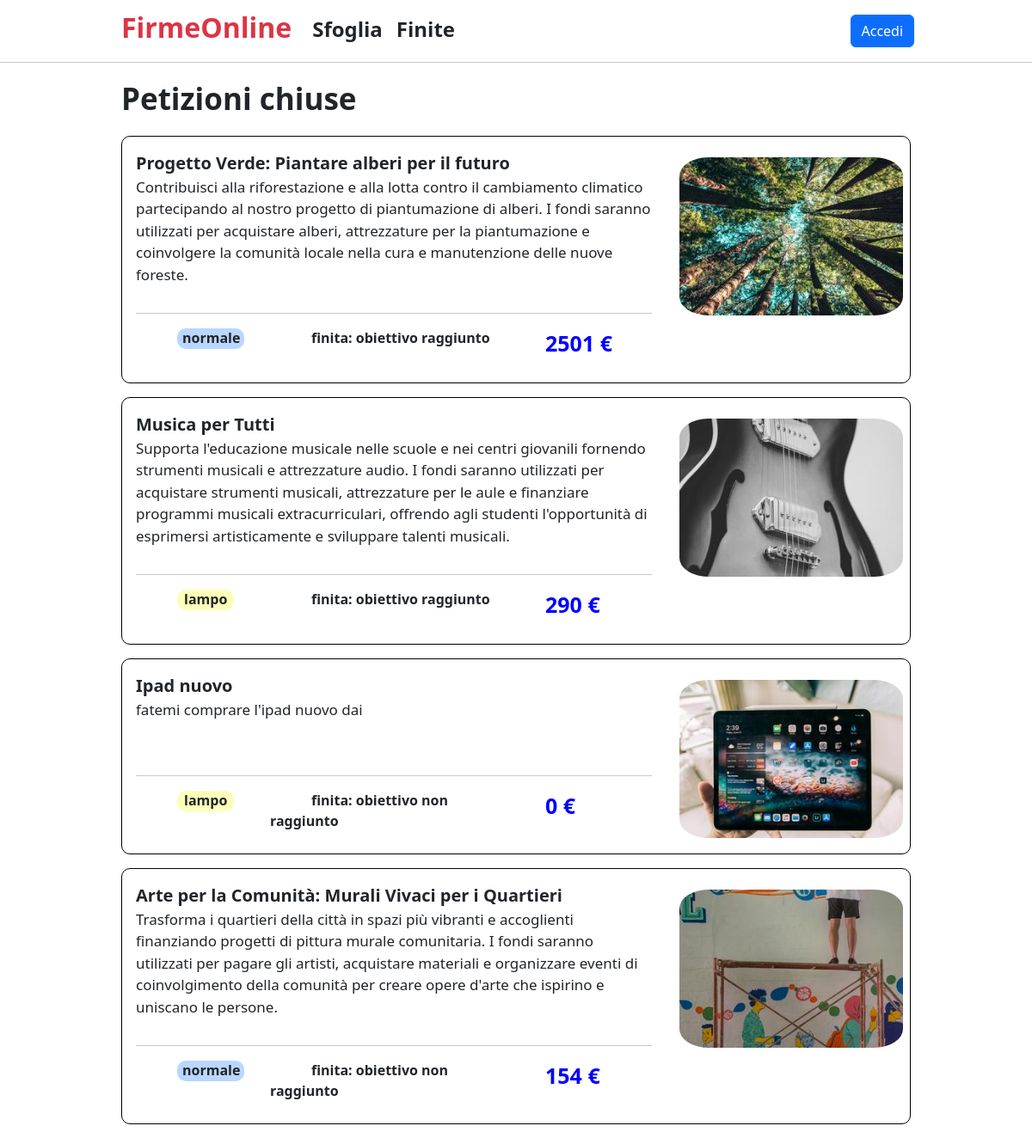
Screenshot of /finite with the database file from the repository.
### tables this page shows
CREATE TABLE "raccolte" (
	"titolo"	TEXT NOT NULL,
	"descrizione"	TEXT NOT NULL,
	"goal"	NUMERIC NOT NULL,
	"minen"	NUMERIC NOT NULL,
	"maxen"	NUMERIC NOT NULL,
	"tiporac"	TEXT NOT NULL,
	"image"	TEXT,
	"datafine"	TEXT,
	"raccid"	INTEGER,
	"timer"	TEXT NOT NULL,
	"idutente"	INTEGER,
	"soldrac"	INTEGER,
	"datacrz"	TEXT,
	PRIMARY KEY("raccid" AUTOINCREMENT)
);

### app.py (the view)
@app.route('/finite')
def finite():
    posts_db = posts_dao.get_posts(1)
    return render_template('finite.html', posts=posts_db)

### posts_dao.py (called while the page is built)
def get_posts(mod):
    conn = sqlite3.connect('db/racfirme.db')
    conn.row_factory = sqlite3.Row
    cursor = conn.cursor()
    if mod == 1:
        sql = 'SELECT * FROM raccolte WHERE timer == "0" ORDER BY (goal-soldrac)'
    elif mod == 0:
        sql = 'SELECT * FROM raccolte WHERE timer != "0" ORDER BY datafine'
    cursor.execute(sql)
    posts = cursor.fetchall()
    cursor.close()
    conn.close()
    return posts

### templates/finite.html (shortened to what this page needs)
{% extends "base.html" %}
{%block content%}
<div class="row mt-2">
    <div class="col"></div>
    <div class="col-9 p-0"><p class="title">Petizioni chiuse</p></div>
    <div class="col"></div>
</div>
<main class="mb-3">
    {% for post in posts %}
    <div class="row mb-3">
        <div class="col"></div>
        <div class="col-9 border border-black ps-3 pt-3" id="post">
            <div class="row">
                <div class="col bodypage d-flex flex-column justify-content-between">
                    <a href="{{ url_for('single_post', id=post.raccid ) }}" class="linkpost">
                        <p class="mb-0 posttitle">{{ post.titolo }}</p>
                        <p class="postdescr">{{ post.descrizione }}</p>
                        <div class="mt-auto mb-3">
                            <hr>
                            <div class="row">
                                {% if post.tiporac == 'lampo' %}
                                <div class="col"><p class="lampo footerpage ms-5">{{ post.tiporac }}</p></div>
                                {% else %}
                                <div class="col"><p class="norm footerpage ms-5">{{ post.tiporac }}</p></div>
                                {% endif %}
                                <div class="col-6">
					                {% if post.soldrac > post.goal %}
     					            <p class="footerpage ms-5">finita: obiettivo raggiunto</p>
                        		    {% else %}
                        		    <p class="footerpage ms-5">finita: obiettivo non raggiunto</p>
                                    {% endif %}
				                </div>
                                <div class="col-3"><p class="footerpage budgetpage ms-2">{{ post.soldrac }} €</p></div>
                            </div>
                        </div>
                    </a>
                </div>
                <div class="col-4 imagecontainer">
                    <a href="{{ url_for('single_post', id=post.raccid ) }}" class="linkpost imagepart" >
                        {% if post.image %}
                            <img class="w-100 h-100 p-2 imagepost" src="{{ url_for('static', filename=post.image) }}" alt="Questa è l'immagine del post">
                        {% endif %}
                    </a>
                </div>
            </div>
        </div>
        <div class="col"></div>
    </div>
    {% endfor %}
</main>
{%endblock%}

### static/style.css (style rules this page uses)
#post { max-width: 80%; padding-bottom: 10px; padding-top: 10px; border-radius: 10px; padding-left: 10px; padding-right: 0px; }
.norm { background-color: rgba(0, 110, 255, 0.274); border-radius: 10px; padding-left: 6px; padding-right: 5px; padding-bottom: 2px; }
.lampo { background-color: rgba(238, 255, 0, 0.274); border-radius: 10px; padding-left: 8px; padding-right: 8px; padding-bottom: 2px; }
.title { font-size: 35px; font-weight: bold; }
.bodypage { text-align: left; }
.linkpost { text-decoration: none; color: inherit; display: contents; }
.imagepart { display: block; width: 100%; height: 100%; }
.footerpage { display: inline; font-weight: bold; text-align: center; }
.budgetpage { font-size: 25px; color: blue; }
.imagepost { object-fit: cover; border-radius: 15%; }
.posttitle, .obragg, .titledon { font-size: 20px; font-weight: bold; }
.postdescr { font-size: 17px; }
.imagecontainer { width: 300px; height: 200px; }

### rows the page displays
raccolte: titolo "Progetto Verde: Piantare alberi per il futuro", descrizione "Contribuisci alla riforestazione e alla lotta contro il cambiamento climatico partecipando al nostro progetto di piantumazione di alberi. I fondi saranno utilizzati per acquistare alberi, attrezzature per la piantumazione e coinvolgere la comunità locale nella cura e manutenzione delle nuove foreste.", tiporac "normale", goal "finita: obiettivo raggiunto", soldrac "2501", image (picture)
raccolte: titolo "Musica per Tutti", descrizione "Supporta l'educazione musicale nelle scuole e nei centri giovanili fornendo strumenti musicali e attrezzature audio. I fondi saranno utilizzati per acquistare strumenti musicali, attrezzature per le aule e finanziare programmi musicali extracurriculari, offrendo agli studenti l'opportunità di esprimersi artisticamente e sviluppare talenti musicali.", tiporac "lampo", goal "finita: obiettivo raggiunto", soldrac "290", image (picture)
raccolte: titolo "Ipad nuovo", descrizione "fatemi comprare l'ipad nuovo dai", tiporac "lampo", goal "finita: obiettivo non raggiunto", soldrac "0", image (picture)
raccolte: titolo "Arte per la Comunità: Murali Vivaci per i Quartieri", descrizione "Trasforma i quartieri della città in spazi più vibranti e accoglienti finanziando progetti di pittura murale comunitaria. I fondi saranno utilizzati per pagare gli artisti, acquistare materiali e organizzare eventi di coinvolgimento della comunità per creare opere d'arte che ispirino e uniscano le persone.", tiporac "normale", goal "finita: obiettivo non raggiunto", soldrac "154", image (picture)
